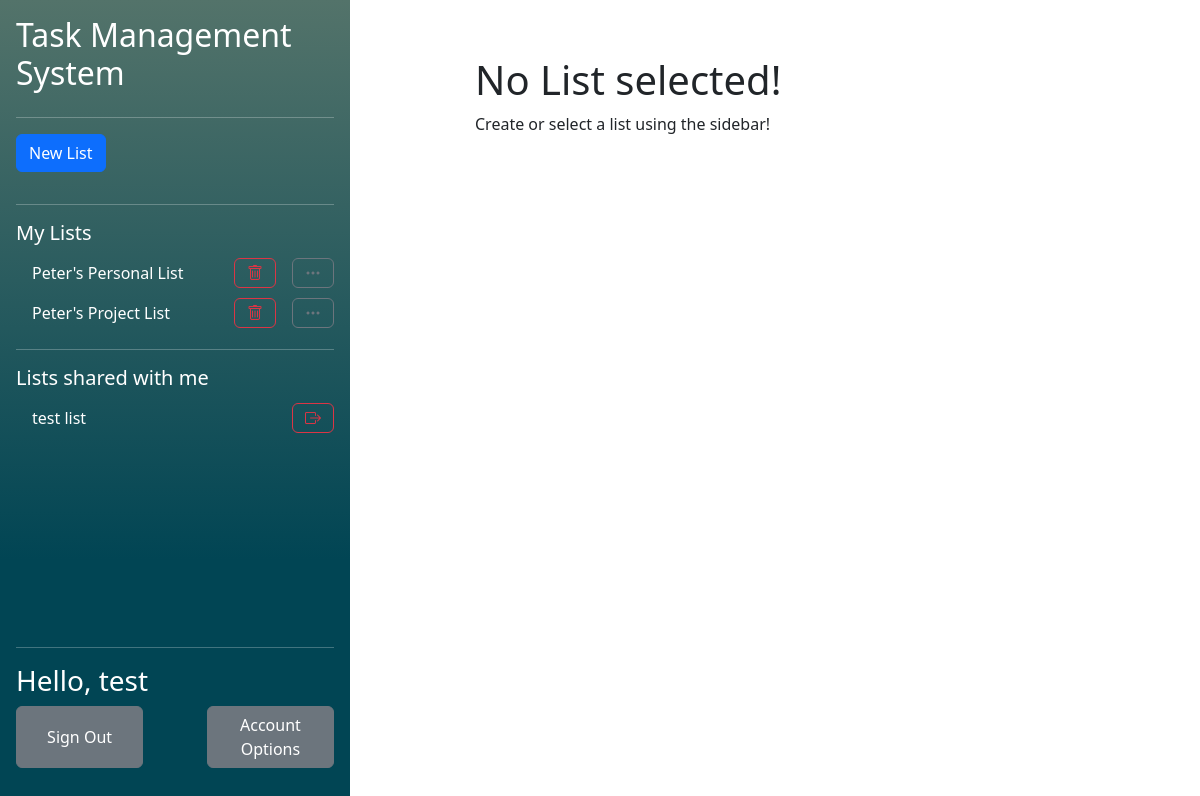
Screenshot of /php/index.php (signed in) with the database file from the repository.
### tables this page shows
CREATE TABLE "UserLists" (
	"user_id"	TEXT,
	"list_id"	TEXT,
	"collaborator"	INTEGER,
	"observer"	INTEGER,
	PRIMARY KEY("user_id","list_id"),
	FOREIGN KEY("user_id") REFERENCES "Users"("user_id") ON DELETE CASCADE ON UPDATE CASCADE,
	FOREIGN KEY("list_id") REFERENCES "Lists"("list_id") ON DELETE CASCADE ON UPDATE CASCADE
);

CREATE TABLE "Lists"
(
    list_id        INTEGER not null
        primary key autoincrement,
    list_name      TEXT    not null,
    list_completed REAL    not null
);

### php/functions/DatabaseFunctions.php (called while the page is built, shortened)
<?php
function getUIDFromCreds(){
    $db = new SQLite3("../db/database.db");
    $SQL = "SELECT user_id FROM Users WHERE password_hash = :creds";
    $stmt = $db->prepare($SQL);
    $stmt->bindValue(":creds", $_SESSION['credentials'], SQLITE3_TEXT);
    $result = $stmt->execute();
    while($row = $result->fetchArray()){
        $resultArray [] = $row;
    }
    return $resultArray[0]['user_id'];
}
function getOwnedListsForCurrentUser(){
    $uid = getUIDFromCreds();
    $db = new SQLite3("../db/database.db");
    $SQL = "SELECT list_id FROM  UserLists WHERE user_id = :uid AND collaborator = 0 AND observer = 0";
    $stmt = $db->prepare($SQL);
    $stmt->bindValue(":uid", $uid, SQLITE3_TEXT);
    $result = $stmt->execute();
    while($row = $result->fetchArray()){
        $resultArray [] = $row;
    }
    return $resultArray;
}
function getCollabListsForCurrentUser(){
    $uid = getUIDFromCreds();
    $db = new SQLite3("../db/database.db");
    $SQL = "SELECT list_id FROM  UserLists WHERE user_id = :uid AND collaborator = 1 AND observer = 0";
    $stmt = $db->prepare($SQL);
    $stmt->bindValue(":uid", $uid, SQLITE3_TEXT);
    $result = $stmt->execute();
    while($row = $result->fetchArray()){
        $resultArray [] = $row;
    }
    return $resultArray;
}
function getListNameFromID($listID){
    $db = new SQLite3("../db/database.db");
    $SQL = "SELECT list_name FROM Lists WHERE list_id = :lid";
    $stmt = $db->prepare($SQL);
    $stmt->bindValue(":lid", $listID, SQLITE3_TEXT);
    $result = $stmt->execute();
    while($row = $result->fetchArray()){
        $resultArray [] = $row;
    }
    if (!isset($resultArray)){
        return [[]];
    }
    return $resultArray;
}
?>

### php/components/ListList.php (the view, shortened to what this page needs)
<?php $ListIDInURL = isset($_GET['listid']) ? $_GET['listid'] : false;?>
<ul class="nav nav-pills flex-column mb-auto overflow-y-auto">
    <li class="hstack gap-3 pb-3">
        <button class="btn btn-primary"  data-bs-toggle="modal" data-bs-target="#NewListModal">New List</button>
    </li>
    <hr/>
    <h5>My Lists</h5>
    <?php
        foreach (getOwnedListsForCurrentUser() as $listID):
            if($listID[0] == $ListIDInURL):?>
                <li class="hstack gap-3 nav-link active text-white">
                    <div class="">
                        <?php echo getListNameFromID($listID[0])[0][0]?>
                    </div>
                    <button class="btn btn-danger ms-auto" onclick="location.href='listAction.php?action=delete&listid=<?php echo $ListIDInURL?>'"><i class="bi bi-trash"></i></button>
                    <button class="btn btn-secondary"  onclick="location.href='modifyList.php?listid=<?php echo $ListIDInURL?>'"><i class="bi bi-three-dots"></i></button>
                </li>
            <?php else:?>
                <li class="hstack gap-3">
                    <div class="nav-link text-white">
                        <a class="navbarList" href="<?php echo "index.php?listid=$listID[0]"?>">
                            <?php echo getListNameFromID($listID[0])[0][0]?>
                        </a>
                    </div>
                    <button class="btn btn-outline-danger ms-auto" onclick="location.href='listAction.php?action=delete&listid=<?php echo $ListIDInURL?>'"><i class="bi bi-trash"></i></button>
                    <button class="btn btn-outline-secondary" onclick="location.href='modifyList.php?listid=<?php echo $ListIDInURL?>'"><i class="bi bi-three-dots"></i></button>
                </li>
            <?php endif;?>
    <?php endforeach;?>
    <hr/>
    <h5>Lists shared with me</h5>
    <?php
    foreach (getCollabListsForCurrentUser() as $listID):
        if($listID[0] == $ListIDInURL):?>
            <li class="hstack gap-3 nav-link active text-white">
                <div class="">
                    <?php echo getListNameFromID($listID[0])[0][0]?>
                </div>
                <button class="btn btn-danger ms-auto" onclick="location.href='listAction.php?action=leave&listid=<?php echo $ListIDInURL?>'"><i class="bi bi-box-arrow-right"></i></button>
            </li>
        <?php else:?>
            <li class="hstack gap-3">
                <div class="nav-link text-white">
                    <a class="navbarList" href="<?php echo "index.php?listid=$listID[0]"?>">
                        <?php echo getListNameFromID($listID[0])[0][0]?>
                    </a>
                </div>
                <button class="btn btn-outline-danger ms-auto" onclick="location.href='listAction.php?action=leave&listid=<?php echo $ListIDInURL?>'"><i class="bi bi-box-arrow-right"></i></button>
            </li>
        <?php endif;?>
    <?php endforeach;?>
</ul>

### css/index.css (style rules this page uses)
.navbarList:link { text-decoration: none; color:white; }

### rows the page displays
userlists: list.list_name "Peter's Personal List"
userlists: list.list_name "Peter's Project List"
userlists: list.list_name "test list"

### other values shown
$name "test"
